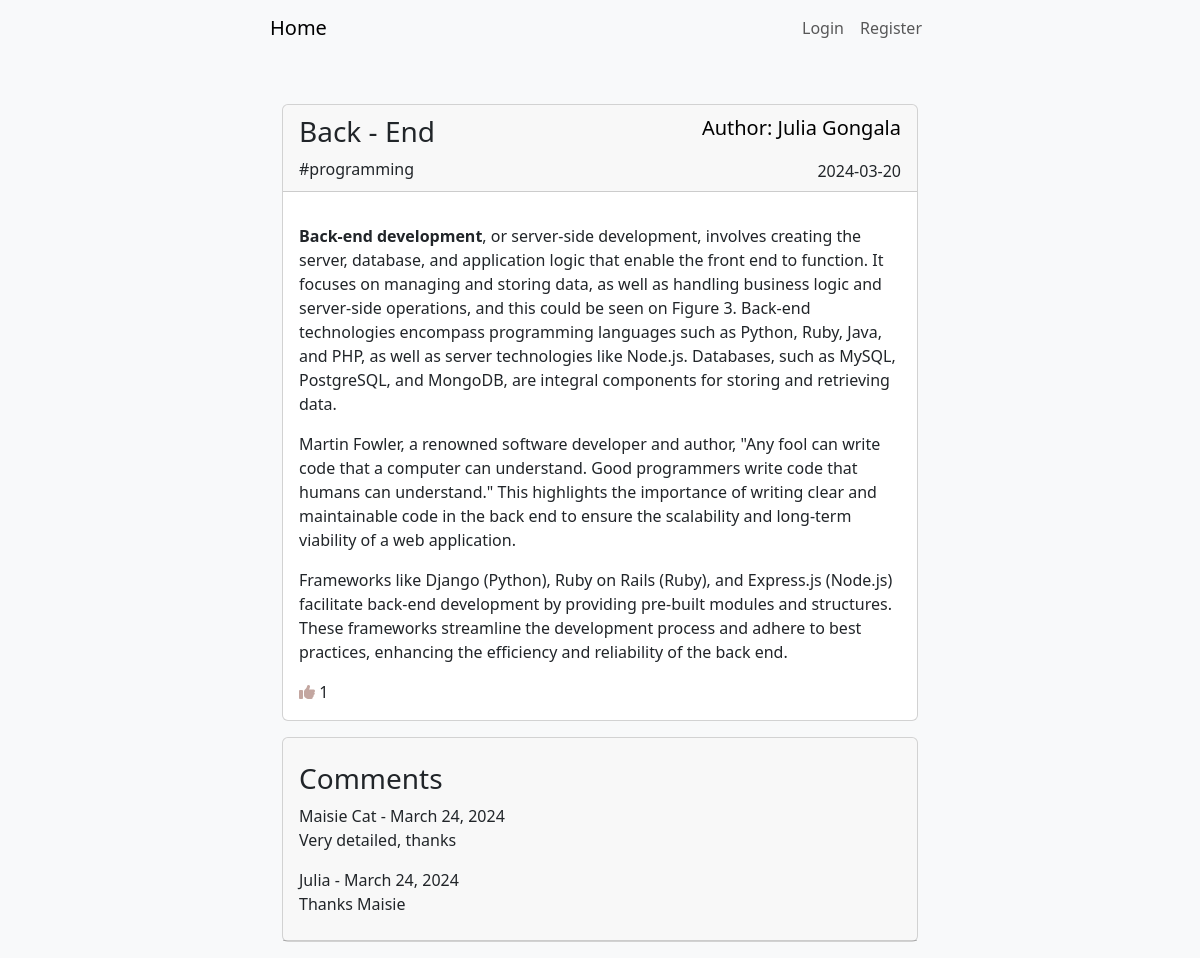
Screenshot of /post/9/ with the database file from the repository.
### advancedBlog/models.py (models this page shows, shortened)
class Post(models.Model):
    author = models.ForeignKey(User, on_delete=models.CASCADE)
    title = models.CharField(max_length = 150)
    tag = models.CharField(max_length = 150)
    like = models.ManyToManyField(User, related_name='blogPost')
    category = models.CharField(max_length = 150)
    image = models.ImageField(null=True, blank=True, upload_to="images/")
    description = RichTextField(blank=True, null=True)
    date_created = models.DateTimeField(auto_now_add = True)
    date_updated = models.DateTimeField(auto_now = True)
    def totalLikes(self):
        return self.like.count()

class Comments(models.Model):
    post = models.ForeignKey(Post, related_name = "comments", on_delete=models.CASCADE)
    name = models.CharField(max_length=150)
    comment = models.TextField()
    date_created = models.DateTimeField(auto_now_add = True)

### advancedBlog/views.py (the view)
# urls.py: path('post/<int:pk>/', PostDetails.as_view(), name='postDetails'),
class PostDetails(DetailView):
    model = Post
    template_name = 'postDetails.html'
    def get_context_data(self, *args, **kwargs):
        context = super().get_context_data(*args, **kwargs)
        post = context['post']
        totalLikes = post.totalLikes()
        context["totalLikes"] = totalLikes
        return context

### advancedBlog/templates/postDetails.html (shortened to what this page needs)
{% extends "base.html" %}
{% load static %}
{% block content %}
<div class="card mb-3 mt-5">
    <div class="card-header d-flex justify-content-between align-items-center">
      <div>
        <h3 class="fw-light">{{ post.title }}</h3>
        <a class="card-title" style="text-decoration: none;" href="{% url 'categoryFilter' post.category|slugify %}">
          <p class="card-text fw-light mb-0 fs-10">
              #{{ post.category }}
          </p>
        </a>
      </div>
      <div class="text-end">
        <p class="card-text fw-light text-decoration-none text-black fs-5">
          Author: {{ post.author.first_name }} {{ post.author.last_name }}
        </p>
        <p class="card-text fw-light mb-0 fs-10">
          {{ post.date_created|date:'Y-m-d' }}
        </p>
      </div>
    </div>
    <div class="card-body">
      <p class="card-text" align="justify">{{ post.description | safe}}</p>
      {% if request.user.is_authenticated %}
        <form action="{% url 'likedPost' post.pk %}" method="POST">
          {% csrf_token %}
          <button class="btn btn-outline-secondary btn-sm heart-btn" name="post_id", value="{{post.id}}">
            <i class="fa-solid fa-thumbs-up"></i>
          </button>
          {{totalLikes}}
        </form>
      {% else %}
        <i class="fa-solid fa-thumbs-up" style="color: #c3a6a0;"></i>
        {{post.like.count}}
      {% endif %}
    </div>
</div>
<div class="card mb-3 mt-2">
  <div class="card-header d-flex justify-content-between align-items-center">
    <div class="mt-3">
      <h3 class="fw-light">Comments</h3>
      {% for comment in post.comments.all %}
      <div class="mb-3">
          <h7>{{ comment.name }} - {{ comment.date_created|date:"F d, Y" }} </h7>
          <p>{{ comment.comment }}</p>
      </div>
      {% empty %}
        <p>No comments yet.</p>
      {% endfor %}
    </div>
  </div>
</div>
{% endblock %}

### rows the page displays
Post: title "Back - End", category "programming", author.first_name "Julia", author.last_name "Gongala", date_created "2024-03-20", description "Back-end development , or server-side development, involves creating the server, database, and application logic that enable the front end to function. It focuses on managing and storing data, as well as handling business logic and server-side operations, and this could be seen on Figure 3. Back-end technologies encompass programming languages such as Python, Ruby, Java, and PHP, as well as server technologies like Node.js. Databases, such as MySQL, PostgreSQL, and MongoDB, are integral components for storing and retrieving data. Martin Fowler, a renowned software developer and author, \"Any fool can write code that a computer can understand. Good programmers write code that humans can…", like.count "1"
Comments: name "Maisie Cat", date_created "March 24, 2024", comment "Very detailed, thanks"
Comments: name "Julia", date_created "March 24, 2024", comment "Thanks Maisie"
